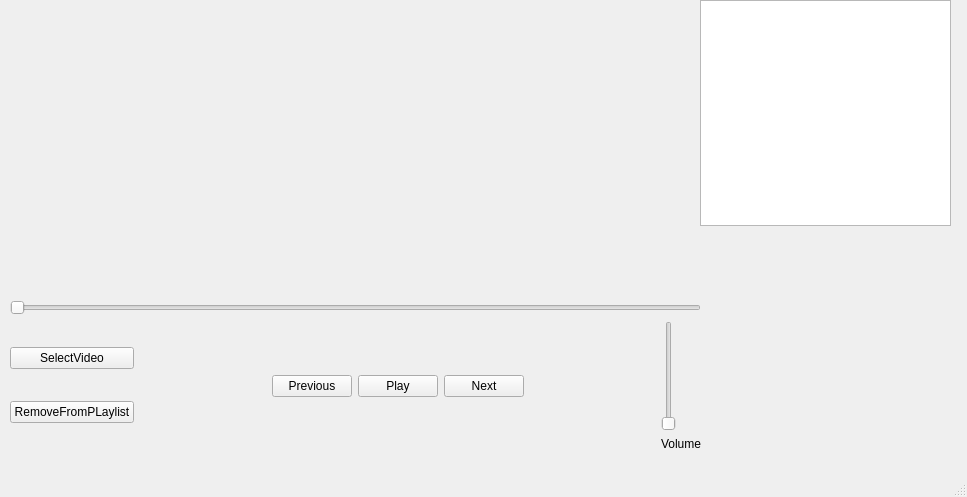
<?xml version="1.0" encoding="UTF-8"?>
<ui version="4.0">
 <class>player</class>
 <widget class="QMainWindow" name="player">
  <property name="geometry">
   <rect>
    <x>0</x>
    <y>0</y>
    <width>967</width>
    <height>497</height>
   </rect>
  </property>
  <property name="windowTitle">
   <string>player</string>
  </property>
  <widget class="QWidget" name="centralwidget">
   <widget class="QWidget" name="horizontalLayoutWidget">
    <property name="geometry">
     <rect>
      <x>10</x>
      <y>300</y>
      <width>691</width>
      <height>151</height>
     </rect>
    </property>
    <layout class="QVBoxLayout" name="videolayout">
     <item>
      <widget class="QSlider" name="Video">
       <property name="orientation">
        <enum>Qt::Horizontal</enum>
       </property>
      </widget>
     </item>
     <item>
      <layout class="QHBoxLayout" name="horizontalLayout_2">
       <item>
        <layout class="QVBoxLayout" name="verticalLayout">
         <item>
          <widget class="QPushButton" name="SelectVideo">
           <property name="text">
            <string>SelectVideo</string>
           </property>
          </widget>
         </item>
         <item>
          <widget class="QPushButton" name="Remove">
           <property name="text">
            <string>RemoveFromPLaylist</string>
           </property>
          </widget>
         </item>
        </layout>
       </item>
       <item>
        <spacer name="horizontalSpacer_2">
         <property name="orientation">
          <enum>Qt::Horizontal</enum>
         </property>
         <property name="sizeHint" stdset="0">
          <size>
           <width>40</width>
           <height>20</height>
          </size>
         </property>
        </spacer>
       </item>
       <item>
        <widget class="QPushButton" name="prev">
         <property name="text">
          <string>Previous</string>
         </property>
        </widget>
       </item>
       <item>
        <widget class="QPushButton" name="Play">
         <property name="text">
          <string>Play</string>
         </property>
        </widget>
       </item>
       <item>
        <widget class="QPushButton" name="next">
         <property name="text">
          <string>Next</string>
         </property>
        </widget>
       </item>
       <item>
        <spacer name="horizontalSpacer">
         <property name="orientation">
          <enum>Qt::Horizontal</enum>
         </property>
         <property name="sizeHint" stdset="0">
          <size>
           <width>40</width>
           <height>20</height>
          </size>
         </property>
        </spacer>
       </item>
       <item>
        <layout class="QVBoxLayout" name="verticalLayout_2">
         <item>
          <widget class="QSlider" name="Volume">
           <property name="enabled">
            <bool>true</bool>
           </property>
           <property name="orientation">
            <enum>Qt::Vertical</enum>
           </property>
          </widget>
         </item>
         <item>
          <widget class="QLabel" name="label">
           <property name="text">
            <string>Volume</string>
           </property>
          </widget>
         </item>
        </layout>
       </item>
      </layout>
     </item>
    </layout>
   </widget>
   <widget class="QWidget" name="verticalLayoutWidget_2">
    <property name="geometry">
     <rect>
      <x>10</x>
      <y>0</y>
      <width>691</width>
      <height>291</height>
     </rect>
    </property>
    <layout class="QVBoxLayout" name="videolayer"/>
   </widget>
   <widget class="QWidget" name="verticalLayoutWidget_3">
    <property name="geometry">
     <rect>
      <x>700</x>
      <y>0</y>
      <width>251</width>
      <height>451</height>
     </rect>
    </property>
    <layout class="QVBoxLayout" name="verticalLayout_3">
     <item>
      <widget class="QTableView" name="playlsittable"/>
     </item>
     <item>
      <spacer name="verticalSpacer">
       <property name="orientation">
        <enum>Qt::Vertical</enum>
       </property>
       <property name="sizeHint" stdset="0">
        <size>
         <width>20</width>
         <height>40</height>
        </size>
       </property>
      </spacer>
     </item>
    </layout>
   </widget>
  </widget>
  <widget class="QMenuBar" name="menubar">
   <property name="geometry">
    <rect>
     <x>0</x>
     <y>0</y>
     <width>967</width>
     <height>20</height>
    </rect>
   </property>
  </widget>
  <widget class="QStatusBar" name="statusbar"/>
 </widget>
 <resources/>
 <connections/>
</ui>
